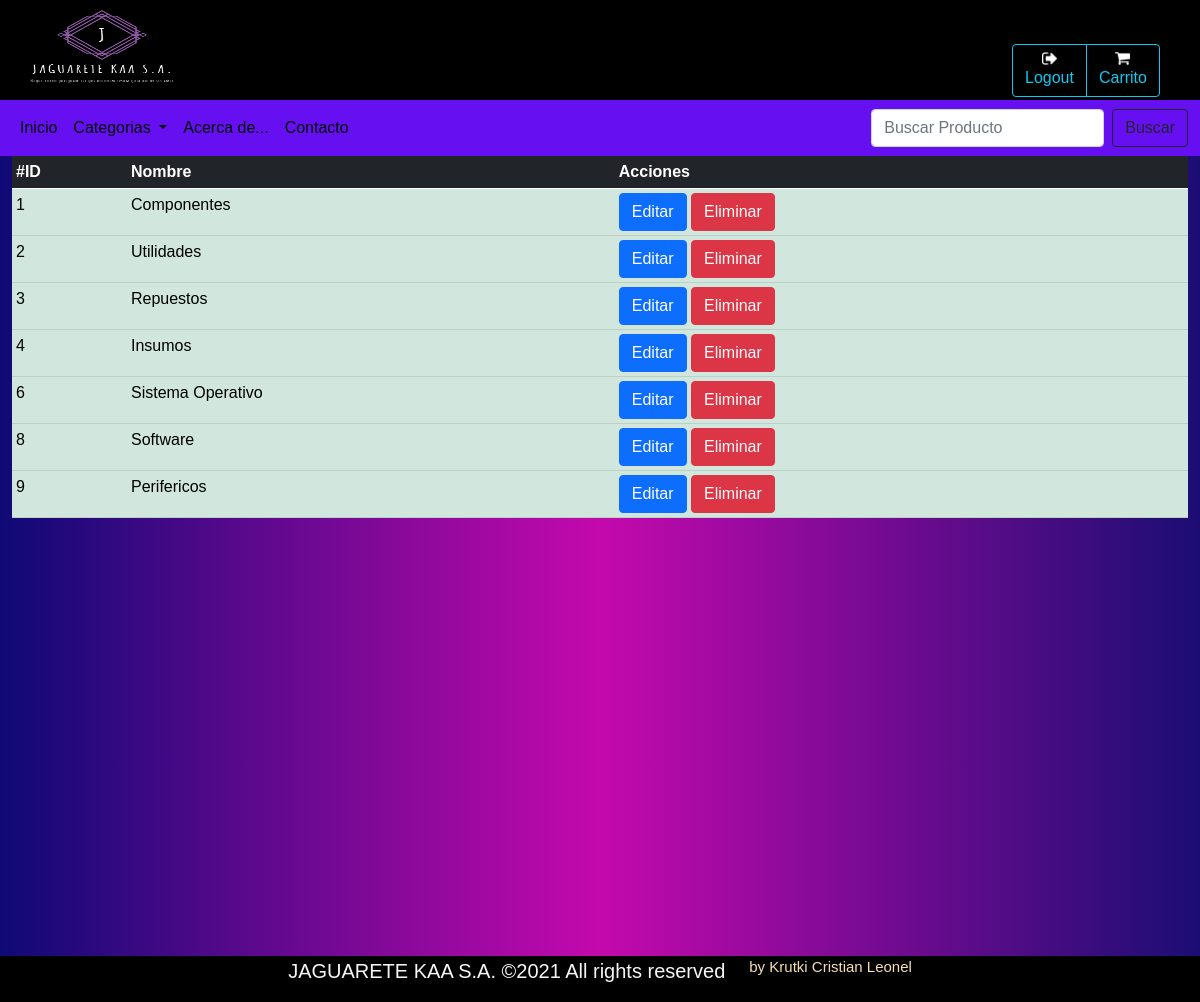
The page /JAGWEB/categoria/listar (signed in) on the database its author committed.
### JAGWEB/models.py (models this page shows, shortened)
class Categoria(models.Model):
    nombre=models.CharField(max_length=64) #Nombre de la categoria

### JAGWEB/views.py (the view)
# urls.py: path('categoria/listar',views.ListarCategoria.as_view(),name='list_cat'),
class ListarCategoria(ListView):
    model = Categoria
    template_name='categoria/category_list.html'
    queryset = Categoria.objects.all().order_by("id")

### JAGWEB/context_processors.py (called while the page is built)
def cat_menu(request):
    categorias = Categoria.objects.all()
    return{
        'list_category': categorias
    }

### JAGWEB/templates/categoria/category_list.html
{% extends 'layout.html' %} {% load static %} {% block body %}
<div class="table-responsive">
    <table class="table table-hover table-success table-sm ">
        <thead class="table-dark">
            <th>#ID</th>
            <th>Nombre</th>
            <th>Acciones</th>
        </thead>
        <tbody>
            {% for categoria in object_list %}
            <tr>
                <td> {{ categoria.id }} </td>
                <td>{{ categoria.nombre }}</td>
                <td>
                    <a href="{% url 'edit_cat' categoria.id %}" class="btn btn-primary">Editar</a>
                    <a href="{% url 'del_cat' categoria.id %}" class="btn btn-danger">Eliminar</a>
                </td>
            </tr>
            {% endfor %}
        </tbody>
    </table>
</div>
{% endblock %}

### JAGWEB/static/css/style.css (style rules this page uses)
* { box-sizing: border-box; }
body { font-family: Arial, Helvetica, sans-serif; margin: 0; }

### rows shown on the page
Categoria: id "1", nombre "Componentes"
Categoria: id "2", nombre "Utilidades"
Categoria: id "3", nombre "Repuestos"
Categoria: id "4", nombre "Insumos"
Categoria: id "6", nombre "Sistema Operativo"
Categoria: id "8", nombre "Software"
Categoria: id "9", nombre "Perifericos"
